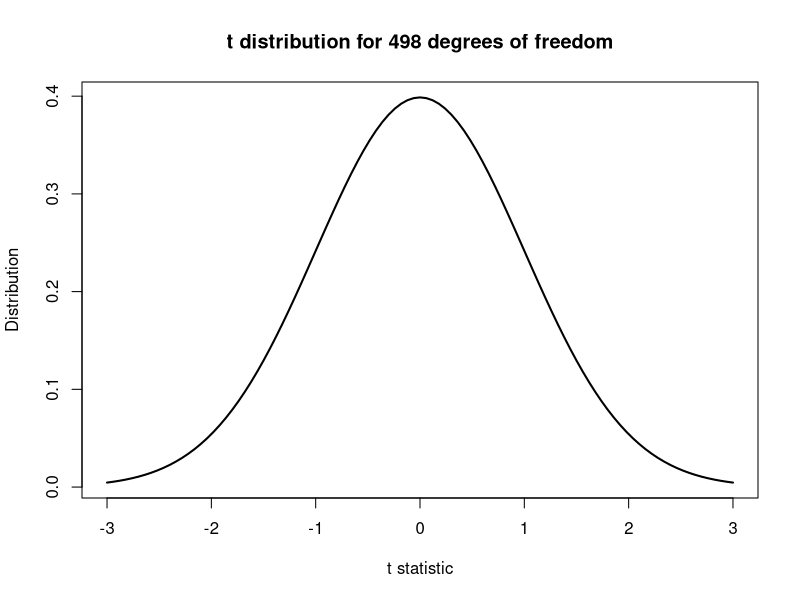
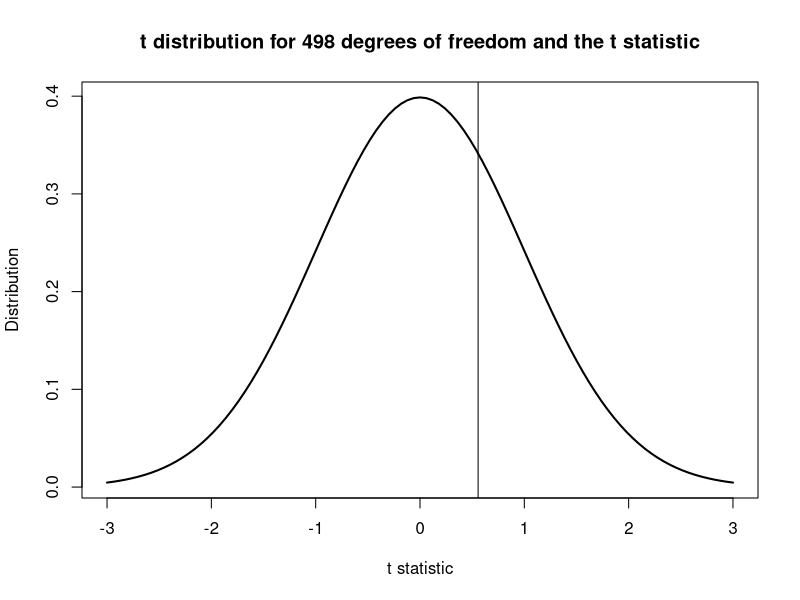
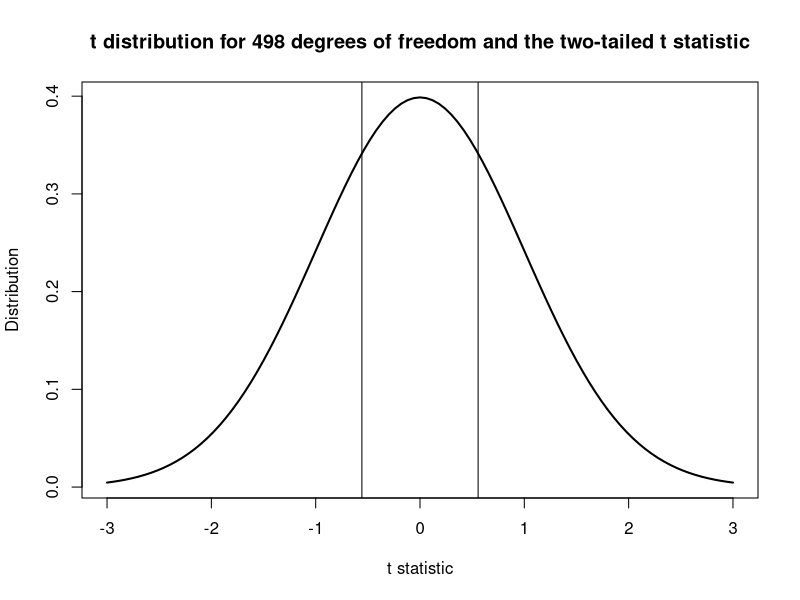
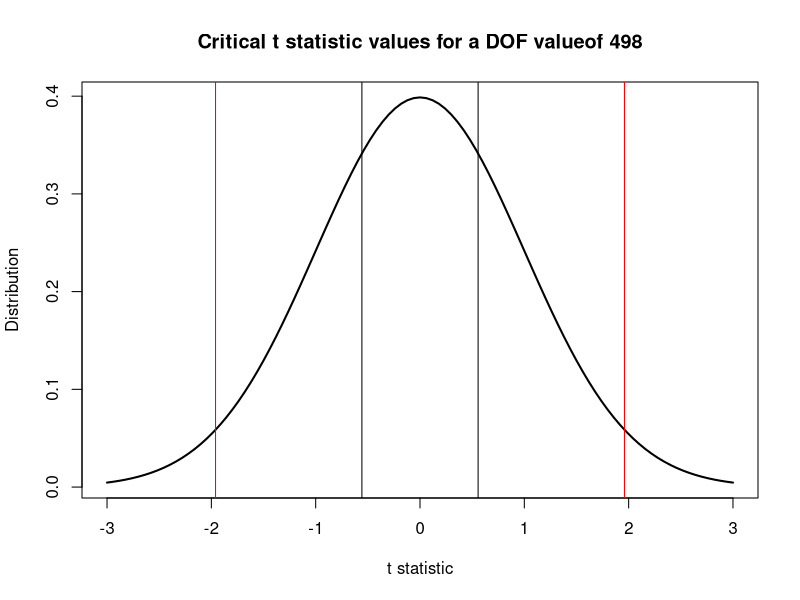
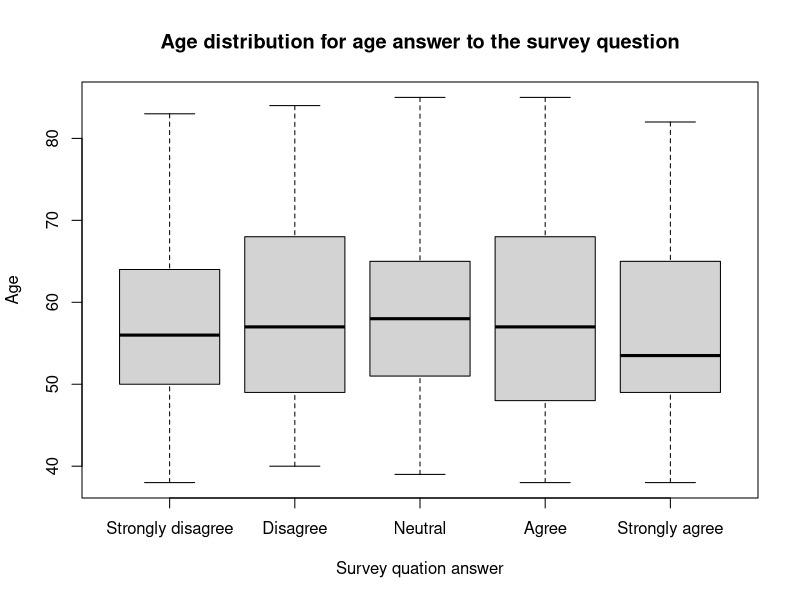

Generate these figures, in order, with R:
## ---- chunk 1
knitr::opts_chunk$set(echo = TRUE)
setwd(getwd())
## ---- chunk 2
library(dplyr)
library(car)  # For Levene's test
## ---- chunk 3
df <- read.csv("ProjectData.csv")  # Using the built-in read.csv function
## ---- chunk 4
table(df$Group)  # Count the occurences of each of the sample space values
## ---- chunk 5
# Selecting only the Age column values but splitting those by the sample space
# of the Group column
group_I_age <- pull(df %>% filter(Group == "I") %>% 
  select(Age))  # Only patients that have a data point value of I in the Group column
group_II_age <- pull(df %>% filter(Group == "II") %>% 
  select(Age))  # Only patients that have a data point value of II in the Group column
## ---- chunk 6
t.test(group_I_age,  # Age values of patients in group I
       group_II_age,  # Age values of patients in group II
       var.equal = TRUE)  # Stating that we are assuming equal variances
## ---- chunk 7
curve(dt(x, df = 498),
      from = -3, to = 3,
      lwd = 2,
      main = "t distribution for 498 degrees of freedom",
      ylab = "Distribution",
      xlab = "t statistic")
## ---- chunk 8
curve(dt(x, df = 498),
      from = -3, to = 3,
      lwd = 2,
      main = "t distribution for 498 degrees of freedom and the t statistic",
      ylab = "Distribution",
      xlab = "t statistic")
abline(v = 0.557)
## ---- chunk 9
curve(dt(x, df = 498),
      from = -3, to = 3,
      lwd = 2,
      main = "t distribution for 498 degrees of freedom and the two-tailed t statistic",
      ylab = "Distribution",
      xlab = "t statistic")
abline(v = 0.557)
abline(v = -0.557)
## ---- chunk 10
curve(dt(x, df = 498),
      from = -3, to = 3,
      lwd = 2,
      main = "Critical t statistic values for a DOF valueof 498",
      ylab = "Distribution",
      xlab = "t statistic")
abline(v = 0.557)
abline(v = -0.557)
abline(v = -1.96,
       col = "red")
abline(v = 1.96,
       col = "red")
## ---- chunk 11
df %>% group_by(Group) %>% 
  summarise(VAR = var(Age))
## ---- chunk 12
leveneTest(df$Age ~ df$Group)
## ---- chunk 13
df$Survey <- factor(df$Survey,
                    levels = c(1, 2, 3, 4, 5),
                    labels = c("Strongly disagree",
                               "Disagree",
                               "Neutral",
                               "Agree",
                               "Strongly agree"))
## ---- chunk 14
anova_age_survey <- aov(df$Age ~ df$Survey)
summary(anova_age_survey)
## ---- chunk 15
TukeyHSD(anova_age_survey)
## ---- chunk 16
df %>% group_by(Survey) %>% 
  summarise(Ave = mean(Age),
            SD = sd(Age),
            MIN = min(Age),
            MED = median(Age),
            MAX = max(Age),
            IQR = IQR(Age))
## ---- chunk 17
boxplot(df$Age ~ df$Survey,
        main = "Age distribution for age answer to the survey question",
        xlab = "Survey quation answer",
        ylab = "Age")
